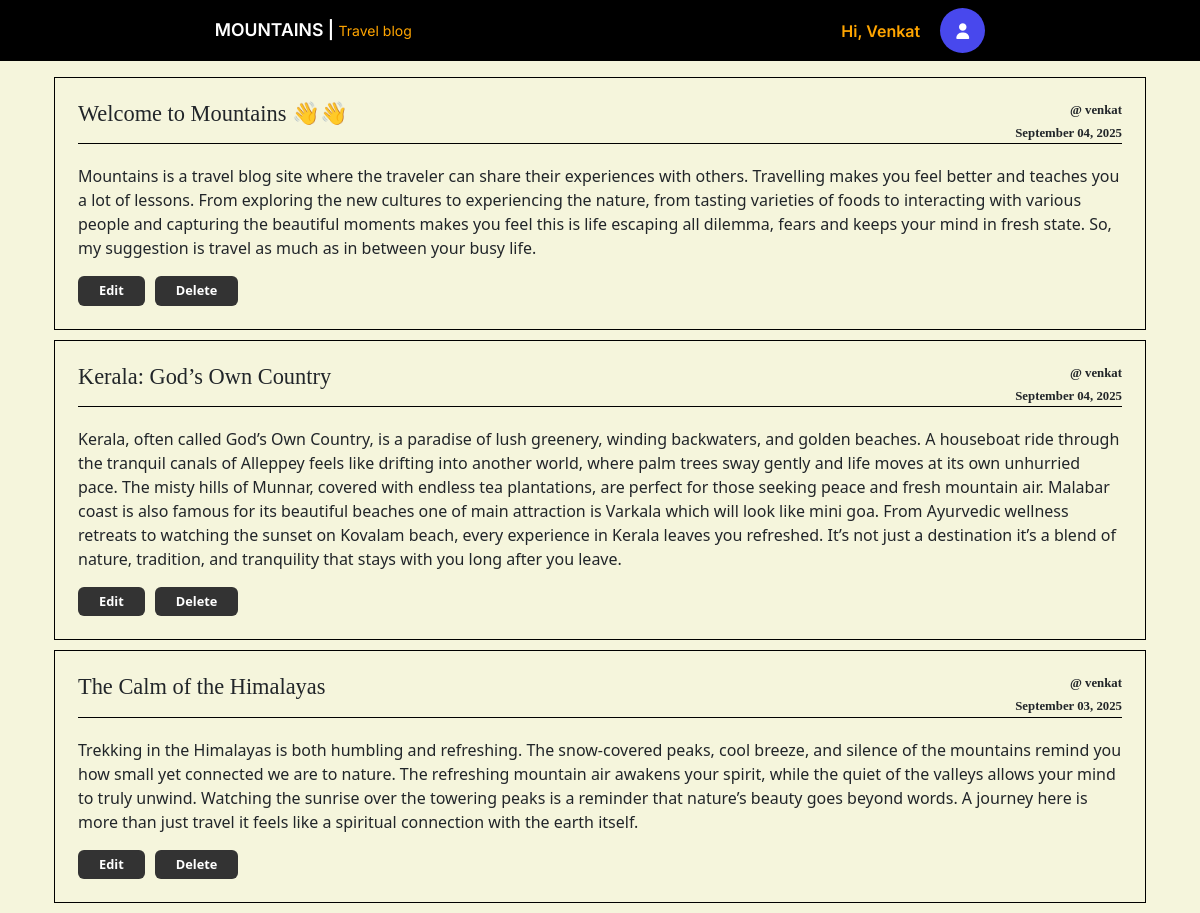
Screenshot of /myblogs/ (signed in) with the database file from the repository.
### app1/models.py (models this page shows, shortened)
class Post(models.Model):
    title = models.CharField(max_length=200)
    content = models.TextField()
    posted_date = models.DateTimeField(default=timezone.now)
    author = models.ForeignKey(User, on_delete=models.CASCADE)

### app1/views.py (the view)
# urls.py: path('myblogs/', views.myblogs, name='myblogs'),
def myblogs(request):
    posts = Post.objects.filter(author = request.user).order_by('-posted_date')
    context = {'posts': posts}
    return render(request, 'app1/myblogs.html', context)

### app1/templates/app1/myblogs.html (shortened to what this page needs)
{% extends 'app1/base.html' %}
{% load static %}
{% block content %}
<div class="container">
   <div class="container custom-container mt-3" style="max-width: 1350px; ">
        {% for post in posts %}
        <article class="media content-section">
            <div class="media-body" style="border: 1px solid black; padding: 23px; margin-bottom: 10px;">
                <div class="article-metadata">
                    <h3 style="font-size:1.4rem;">{{ post.title }}</h3>
                    <div>
                        <p style="margin:0;">@ {{ post.author}}</p>
                        <p style="margin:0;">{{ post.posted_date|date:"F d, Y" }}</p>
                    </div>
                </div>
                <p>{{ post.content }}</p>
                <div class="article-content">
                    {%if user.is_authenticated%}
                        <div class="options">
                            <a href="{%url 'editblog' post.id%}" class="btn">Edit</a>
                            <a href="#" class='btn' data-bs-toggle="modal" data-bs-target="#deleteModal">
                            Delete
                            </a>
                        </div>
                    {%endif%}
                </div>
            </div>
        </article>
        {% endfor %}
    </div>
</div>
{%endblock%}

### app1/templates/app1/navbar.html (shortened to what this page needs)
{%load static%}
{%block navbar%}
<nav class="navbar navbar-expand-lg navbar-light w-100" style="font-family: 'Inter', sans-serif;
;background: black;">
        <div class="collapse navbar-collapse nav-logo-text" id="navbarSupportedContent">
            <ul class="navbar-nav mr-auto ">
                <li><a href="/home" class="logo"><span>MOUNTAINS | </span> Travel blog</a></li>
            </ul>
            <div class="d-flex justify-content-center align-items-center nav-text">
                <div class="name">Hi, {{request.user.username|title}}</div>
                <form class="form-inline my-2 my-lg-0">
                    <div class="dropdown">
                        <button class="btn btn-outline-primary dropdown-toggle profile" type="button" id="dropdownMenuButton" data-bs-toggle="dropdown" aria-expanded="false">
                        <i class="fa-solid fa-user"></i>
                        </button>
                    </div>
                </form>
            </div>
        </div>
    </nav>
{%endblock%}

### app1/templates/app1/base.html (style rules this page uses)
body { background-color: beige; }
.nav-logo-text { justify-content: space-around; }
.logo { color: #ffa500; font-size: 0.875rem; text-decoration: none; }
.logo span { font-size: 1.1rem; font-weight: 600; color: #fff; }
.name { font-size: 1rem; font-weight: 600; color: #ffa500; }
.profile { outline: none; width: 45px; height: 45px; padding: 5px; border: none; margin-left: 20px; border-radius: 50%; }
.profile { color: #fff; background-color: rgb(72, 72, 237); }
.dropdown-toggle::after { display: none !important; }
.media-body { min-height: 225px; display: flex; flex-direction: column; justify-content: space-around; }
.article-metadata { font-family: 'Roboto Slab', serif; display: flex; justify-content: space-between; border-bottom: 1px solid black; margin-bottom: 20px; }
.article-metadata div { display: flex; flex-direction: column; align-items: flex-end; gap: 4px; font-size: 0.8rem; font-weight: 600; }
.article-content { display: flex; flex-direction: column; justify-content: space-between; }
.options { display: flex; gap: 10px; }
.options a { display: block; text-decoration: none; font-size: 0.8rem; font-weight: 600; padding: 4px 20px; color: #fff; background-color:#333; }

### rows the page displays
Post: title "Welcome to Mountains 👋👋", author "venkat", posted_date "September 04, 2025", content "Mountains is a travel blog site where the traveler can share their experiences with others. Travelling makes you feel better and teaches you a lot of lessons. From exploring the new cultures to experiencing the nature, from tasting varieties of foods to interacting with various people and capturing the beautiful moments makes you feel this is life escaping all dilemma, fears and keeps your mind in fresh state. So, my suggestion is travel as much as in between your busy life."
Post: title "Kerala: God’s Own Country", author "venkat", posted_date "September 04, 2025", content "Kerala, often called God’s Own Country, is a paradise of lush greenery, winding backwaters, and golden beaches. A houseboat ride through the tranquil canals of Alleppey feels like drifting into another world, where palm trees sway gently and life moves at its own unhurried pace. The misty hills of Munnar, covered with endless tea plantations, are perfect for those seeking peace and fresh mountain air. Malabar coast is also famous for its beautiful beaches one of main attraction is Varkala which will look like mini goa. From Ayurvedic wellness retreats to watching the sunset on Kovalam beach, every experience in Kerala leaves you refreshed. It’s not just a destination it’s a blend of nature,…"
Post: title "The Calm of the Himalayas", author "venkat", posted_date "September 03, 2025", content "Trekking in the Himalayas is both humbling and refreshing. The snow-covered peaks, cool breeze, and silence of the mountains remind you how small yet connected we are to nature. The refreshing mountain air awakens your spirit, while the quiet of the valleys allows your mind to truly unwind. Watching the sunrise over the towering peaks is a reminder that nature’s beauty goes beyond words. A journey here is more than just travel it feels like a spiritual connection with the earth itself."

### other values shown
{{ request.user.username|title }} "Venkat"
